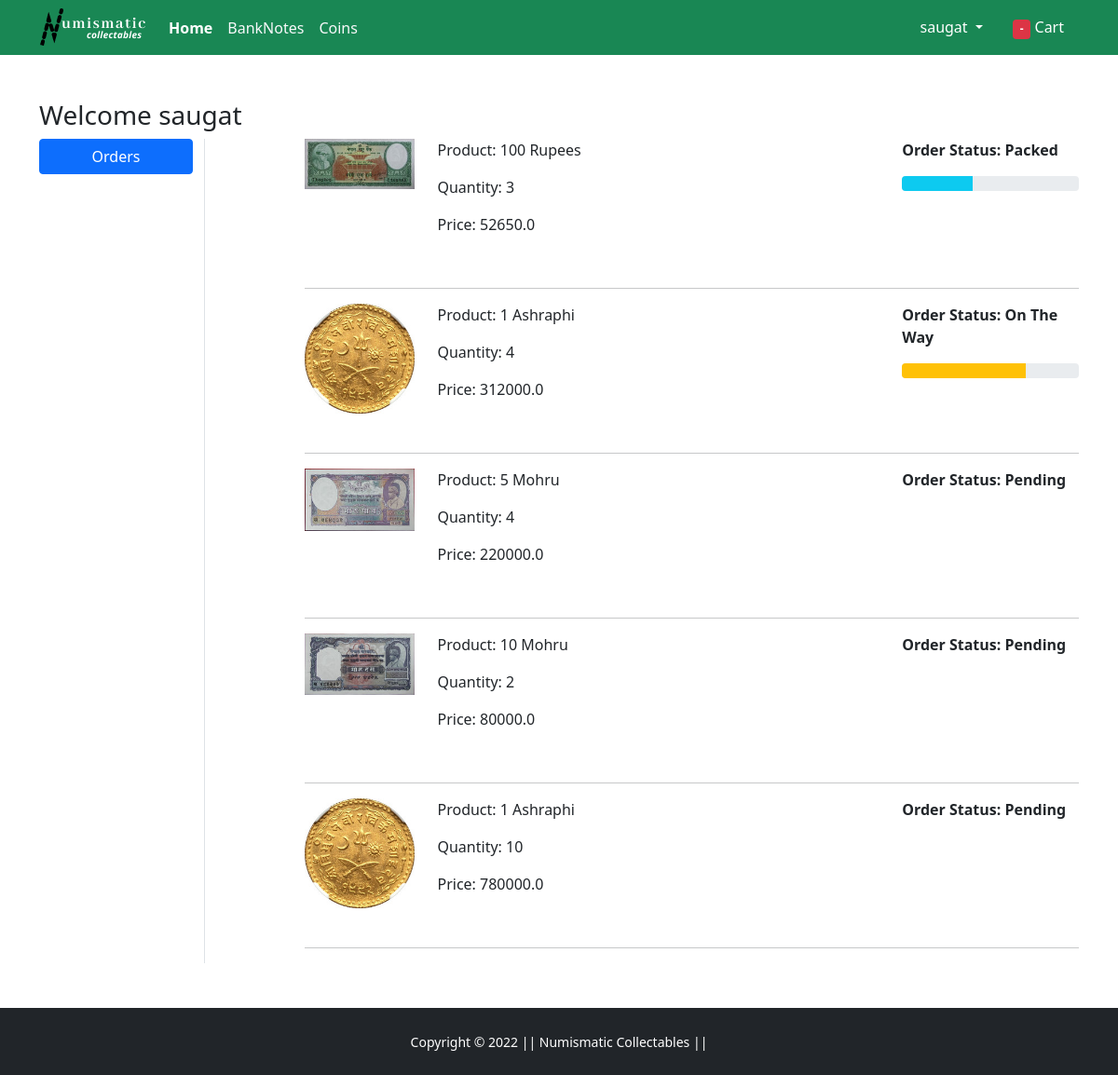
/orders/ (signed in), run on an earlier commit of the app's database.
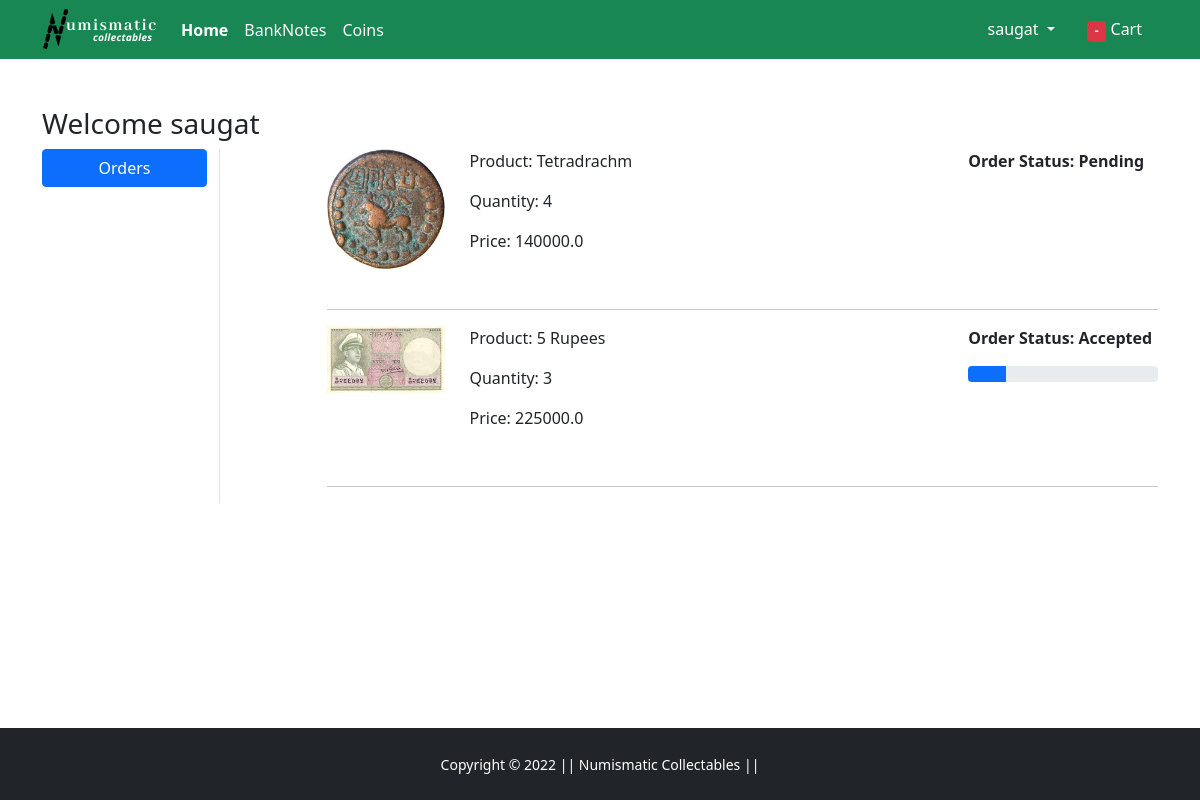
And on a later commit of the database.
### app/models.py (models this page shows, shortened)
class OrderPlaced(models.Model):
    user = models.ForeignKey(User, on_delete=models.CASCADE)
    customer = models.ForeignKey(Customer, on_delete=models.CASCADE)
    product = models.ForeignKey(Product, on_delete=models.CASCADE)
    quantity = models.PositiveIntegerField(default=1)
    ordered_date = models.DateTimeField(auto_now_add = True)
    status = models.CharField(max_length=50, choices = STATUS_CHOICES, default = 'Pending')
    @property
    def total_cost(self):
        return self.quantity * self.product.discounted_price

class Product(models.Model):
    title = models.CharField(max_length=100)
    selling_price = models.FloatField()
    discounted_price = models.FloatField()
    description = models.TextField()
    brand = models.CharField(max_length=100)
    category = models.CharField(choices=CATEGORY_CHOICES, max_length=15)
    product_image = models.ImageField(upload_to="productimg")

### app/views.py (the view)
# urls.py: path('orders/', views.orders, name='orders'),
@login_required
def orders(request):
    op = OrderPlaced.objects.filter(user=request.user)
    return render(request, 'app/orders.html',{'order_placed': op})

### app/templates/app/orders.html (shortened to what this page needs)
{% extends 'app/base.html' %}
{% load static %}
{% block main-content %}
<div class="container my-5">
 <div class="row">
 <h3>Welcome <span class="text-capitalized">{{request.user}}</span></h3>
  <div class="col-sm-2 border-end">
   <ul class="list-unstyled">
    <li class="d-grid"><a href="{% url 'orders' %}" class="btn btn-primary">Orders</a></li>
   </ul>
  </div>
  <div class="col-sm-9 offset-sm-1">
  {% for op in order_placed %}
   <div class="row shadow-sm-1">
        <div class="col-sm-2">
            <img src="{{op.product.product_image.url}}" alt="" class="img-fluid" height="150" width="150">
        </div>
        <div class="col-sm-7">
            <p>Product: {{op.product.title}}</p>
            <p>Quantity: {{op.quantity}}</p>
            <p>Price: {{op.total_cost}}</p>
        </div>
        <div class="col-sm-3 fw-bold">
            <p>Order Status: {{op.status}} </p>
            {% if op.status == 'Accepted' %}
                <div class="progress">
                    <div class="progress-bar" role="progressbar" style="width: 20%"></div>
                </div>
            {% endif %}
            {% if op.status == 'Packed' %}
                <div class="progress">
                    <div class="progress-bar bg-info" role="progressbar" style="width: 40%"></div>
                </div>
            {% endif %}
            {% if op.status == 'On The Way' %}
                <div class="progress">
                    <div class="progress-bar bg-warning" role="progressbar" style="width: 70%"></div>
                </div>
            {% endif %}
        </div>
   </div><br><hr>
    {% endfor %}
  </div>
 </div>
</div>
{% endblock main-content %}

### app/templates/app/base.html (shortened to what this page needs)
<!doctype html>
{% load static %}
<html lang="en">
  <head>
    <link href="https://cdn.jsdelivr.net/npm/bootstrap@5.0.0-beta1/dist/css/bootstrap.min.css" rel="stylesheet">
    <link rel="stylesheet" href="{% static 'app/css/owl.carousel.min.css' %}">
    <link rel="stylesheet" href="{% static 'app/css/all.min.css' %}">
    <link rel="stylesheet" href="{% static 'app/css/style.css' %}">
  </head>
  <body class="d-flex flex-column min-vh-100">
    <nav class="navbar navbar-expand-lg navbar-dark bg-success sticky-top py-1">
     <div class="container">
       <a class="navbar-brand pr-5" href="/"><img src="{% static 'app/images/banner/logo.png' %}" alt="LOGO"></a>
       <div class="collapse navbar-collapse" id="navbarSupportedContent">
         <ul class="navbar-nav me-auto mb-2 mb-lg-0">
           <li class="nav-item">
             <a class="nav-link active fw-bold" aria-current="page" href="/">Home</a>
           </li>
           <li class="nav-item">
              <li><a class="nav-link text-light" href="{% url 'banknotes' %}">BankNotes</a></li>
            </li>
            <li class="nav-item">
              <li><a class="nav-link text-light" href="{% url 'coins' %}">Coins</a></li>
            </li>
         </ul>
         <div>
          <ul class="navbar-nav me-auto mb-2 mb-lg-0">
          {% if request.user.is_authenticated %}
           <li class="nav-item dropdown mx-2">
              <a class="nav-link dropdown-toggle text-white" href="#" id="profileDropdown" role="button" data-bs-toggle="dropdown" aria-expanded="false">
                <span class"text-capitalized">{{request.user.username}}</span>
              </a>
            </li>
            <li class="nav-item mx-2">
             <a href="{% url 'showcart' %}" class="nav-link text-white"><span class="badge bg-danger">-</span> Cart </a>
            </li>
          {% endif %}
          </ul>
         </div>
       </div>
     </div>
    </nav>
    {% block main-content %} {% endblock main-content %}
    <footer class=" bg-dark text-center py-4 mt-auto">
        <small class="text-white">Copyright &copy; 2022 || Numismatic Collectables || </small>
    </footer>
  </body>
</html>

What changed in the data, as far as the page shows it:
removed OrderPlaced: product.product_image (picture), product "100 Rupees", quantity "3", total_cost "52650.0", status "Packed"
removed OrderPlaced: product.product_image (picture), product "1 Ashraphi", quantity "4", total_cost "312000.0", status "On The Way"
removed OrderPlaced: product.product_image (picture), product "5 Mohru", quantity "4", total_cost "220000.0", status "Pending"
removed OrderPlaced: product.product_image (picture), product "10 Mohru", quantity "2", total_cost "80000.0", status "Pending"
removed OrderPlaced: product.product_image (picture), product "1 Ashraphi", quantity "10", total_cost "780000.0", status "Pending"
added OrderPlaced: product.product_image (picture), product "Tetradrachm", quantity "4", total_cost "140000.0", status "Pending"
added OrderPlaced: product.product_image (picture), product "5 Rupees", quantity "3", total_cost "225000.0", status "Accepted"
